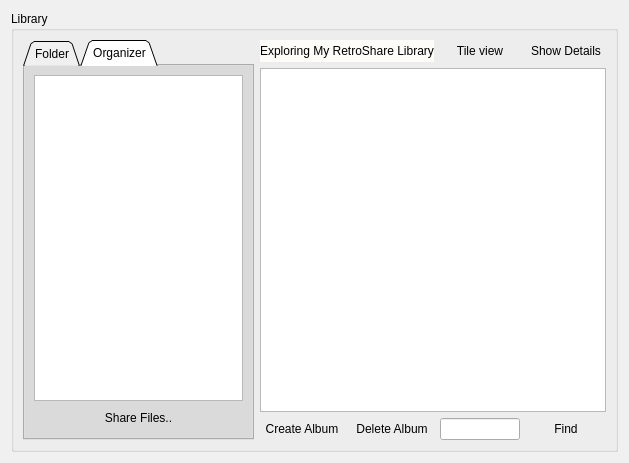
<ui version="4.0" >
 <class>LibraryDialog</class>
 <widget class="QWidget" name="LibraryDialog" >
  <property name="geometry" >
   <rect>
    <x>0</x>
    <y>0</y>
    <width>629</width>
    <height>463</height>
   </rect>
  </property>
  <property name="sizePolicy" >
   <sizepolicy vsizetype="Expanding" hsizetype="Expanding" >
    <horstretch>0</horstretch>
    <verstretch>0</verstretch>
   </sizepolicy>
  </property>
  <property name="palette" >
   <palette>
    <active>
     <colorrole role="WindowText" >
      <brush brushstyle="SolidPattern" >
       <color alpha="255" >
        <red>0</red>
        <green>0</green>
        <blue>0</blue>
       </color>
      </brush>
     </colorrole>
     <colorrole role="Button" >
      <brush brushstyle="SolidPattern" >
       <color alpha="255" >
        <red>208</red>
        <green>208</green>
        <blue>208</blue>
       </color>
      </brush>
     </colorrole>
     <colorrole role="Light" >
      <brush brushstyle="SolidPattern" >
       <color alpha="255" >
        <red>255</red>
        <green>255</green>
        <blue>255</blue>
       </color>
      </brush>
     </colorrole>
     <colorrole role="Midlight" >
      <brush brushstyle="SolidPattern" >
       <color alpha="255" >
        <red>247</red>
        <green>247</green>
        <blue>247</blue>
       </color>
      </brush>
     </colorrole>
     <colorrole role="Dark" >
      <brush brushstyle="SolidPattern" >
       <color alpha="255" >
        <red>104</red>
        <green>104</green>
        <blue>104</blue>
       </color>
      </brush>
     </colorrole>
     <colorrole role="Mid" >
      <brush brushstyle="SolidPattern" >
       <color alpha="255" >
        <red>139</red>
        <green>139</green>
        <blue>139</blue>
       </color>
      </brush>
     </colorrole>
     <colorrole role="Text" >
      <brush brushstyle="SolidPattern" >
       <color alpha="255" >
        <red>0</red>
        <green>0</green>
        <blue>0</blue>
       </color>
      </brush>
     </colorrole>
     <colorrole role="BrightText" >
      <brush brushstyle="SolidPattern" >
       <color alpha="255" >
        <red>255</red>
        <green>255</green>
        <blue>255</blue>
       </color>
      </brush>
     </colorrole>
     <colorrole role="ButtonText" >
      <brush brushstyle="SolidPattern" >
       <color alpha="255" >
        <red>0</red>
        <green>0</green>
        <blue>0</blue>
       </color>
      </brush>
     </colorrole>
     <colorrole role="Base" >
      <brush brushstyle="SolidPattern" >
       <color alpha="255" >
        <red>255</red>
        <green>255</green>
        <blue>255</blue>
       </color>
      </brush>
     </colorrole>
     <colorrole role="Window" >
      <brush brushstyle="SolidPattern" >
       <color alpha="255" >
        <red>240</red>
        <green>240</green>
        <blue>240</blue>
       </color>
      </brush>
     </colorrole>
     <colorrole role="Shadow" >
      <brush brushstyle="SolidPattern" >
       <color alpha="255" >
        <red>0</red>
        <green>0</green>
        <blue>0</blue>
       </color>
      </brush>
     </colorrole>
     <colorrole role="Highlight" >
      <brush brushstyle="SolidPattern" >
       <color alpha="255" >
        <red>0</red>
        <green>0</green>
        <blue>128</blue>
       </color>
      </brush>
     </colorrole>
     <colorrole role="HighlightedText" >
      <brush brushstyle="SolidPattern" >
       <color alpha="255" >
        <red>255</red>
        <green>255</green>
        <blue>255</blue>
       </color>
      </brush>
     </colorrole>
     <colorrole role="Link" >
      <brush brushstyle="SolidPattern" >
       <color alpha="255" >
        <red>0</red>
        <green>0</green>
        <blue>255</blue>
       </color>
      </brush>
     </colorrole>
     <colorrole role="LinkVisited" >
      <brush brushstyle="SolidPattern" >
       <color alpha="255" >
        <red>255</red>
        <green>0</green>
        <blue>255</blue>
       </color>
      </brush>
     </colorrole>
     <colorrole role="AlternateBase" >
      <brush brushstyle="SolidPattern" >
       <color alpha="255" >
        <red>231</red>
        <green>231</green>
        <blue>231</blue>
       </color>
      </brush>
     </colorrole>
    </active>
    <inactive>
     <colorrole role="WindowText" >
      <brush brushstyle="SolidPattern" >
       <color alpha="255" >
        <red>0</red>
        <green>0</green>
        <blue>0</blue>
       </color>
      </brush>
     </colorrole>
     <colorrole role="Button" >
      <brush brushstyle="SolidPattern" >
       <color alpha="255" >
        <red>208</red>
        <green>208</green>
        <blue>208</blue>
       </color>
      </brush>
     </colorrole>
     <colorrole role="Light" >
      <brush brushstyle="SolidPattern" >
       <color alpha="255" >
        <red>255</red>
        <green>255</green>
        <blue>255</blue>
       </color>
      </brush>
     </colorrole>
     <colorrole role="Midlight" >
      <brush brushstyle="SolidPattern" >
       <color alpha="255" >
        <red>247</red>
        <green>247</green>
        <blue>247</blue>
       </color>
      </brush>
     </colorrole>
     <colorrole role="Dark" >
      <brush brushstyle="SolidPattern" >
       <color alpha="255" >
        <red>104</red>
        <green>104</green>
        <blue>104</blue>
       </color>
      </brush>
     </colorrole>
     <colorrole role="Mid" >
      <brush brushstyle="SolidPattern" >
       <color alpha="255" >
        <red>139</red>
        <green>139</green>
        <blue>139</blue>
       </color>
      </brush>
     </colorrole>
     <colorrole role="Text" >
      <brush brushstyle="SolidPattern" >
       <color alpha="255" >
        <red>0</red>
        <green>0</green>
        <blue>0</blue>
       </color>
      </brush>
     </colorrole>
     <colorrole role="BrightText" >
      <brush brushstyle="SolidPattern" >
       <color alpha="255" >
        <red>255</red>
        <green>255</green>
        <blue>255</blue>
       </color>
      </brush>
     </colorrole>
     <colorrole role="ButtonText" >
      <brush brushstyle="SolidPattern" >
       <color alpha="255" >
        <red>0</red>
        <green>0</green>
        <blue>0</blue>
       </color>
      </brush>
     </colorrole>
     <colorrole role="Base" >
      <brush brushstyle="SolidPattern" >
       <color alpha="255" >
        <red>255</red>
        <green>255</green>
        <blue>255</blue>
       </color>
      </brush>
     </colorrole>
     <colorrole role="Window" >
      <brush brushstyle="SolidPattern" >
       <color alpha="255" >
        <red>240</red>
        <green>240</green>
        <blue>240</blue>
       </color>
      </brush>
     </colorrole>
     <colorrole role="Shadow" >
      <brush brushstyle="SolidPattern" >
       <color alpha="255" >
        <red>0</red>
        <green>0</green>
        <blue>0</blue>
       </color>
      </brush>
     </colorrole>
     <colorrole role="Highlight" >
      <brush brushstyle="SolidPattern" >
       <color alpha="255" >
        <red>192</red>
        <green>192</green>
        <blue>192</blue>
       </color>
      </brush>
     </colorrole>
     <colorrole role="HighlightedText" >
      <brush brushstyle="SolidPattern" >
       <color alpha="255" >
        <red>0</red>
        <green>0</green>
        <blue>0</blue>
       </color>
      </brush>
     </colorrole>
     <colorrole role="Link" >
      <brush brushstyle="SolidPattern" >
       <color alpha="255" >
        <red>0</red>
        <green>0</green>
        <blue>255</blue>
       </color>
      </brush>
     </colorrole>
     <colorrole role="LinkVisited" >
      <brush brushstyle="SolidPattern" >
       <color alpha="255" >
        <red>255</red>
        <green>0</green>
        <blue>255</blue>
       </color>
      </brush>
     </colorrole>
     <colorrole role="AlternateBase" >
      <brush brushstyle="SolidPattern" >
       <color alpha="255" >
        <red>231</red>
        <green>231</green>
        <blue>231</blue>
       </color>
      </brush>
     </colorrole>
    </inactive>
    <disabled>
     <colorrole role="WindowText" >
      <brush brushstyle="SolidPattern" >
       <color alpha="255" >
        <red>104</red>
        <green>104</green>
        <blue>104</blue>
       </color>
      </brush>
     </colorrole>
     <colorrole role="Button" >
      <brush brushstyle="SolidPattern" >
       <color alpha="255" >
        <red>208</red>
        <green>208</green>
        <blue>208</blue>
       </color>
      </brush>
     </colorrole>
     <colorrole role="Light" >
      <brush brushstyle="SolidPattern" >
       <color alpha="255" >
        <red>255</red>
        <green>255</green>
        <blue>255</blue>
       </color>
      </brush>
     </colorrole>
     <colorrole role="Midlight" >
      <brush brushstyle="SolidPattern" >
       <color alpha="255" >
        <red>247</red>
        <green>247</green>
        <blue>247</blue>
       </color>
      </brush>
     </colorrole>
     <colorrole role="Dark" >
      <brush brushstyle="SolidPattern" >
       <color alpha="255" >
        <red>104</red>
        <green>104</green>
        <blue>104</blue>
       </color>
      </brush>
     </colorrole>
     <colorrole role="Mid" >
      <brush brushstyle="SolidPattern" >
       <color alpha="255" >
        <red>139</red>
        <green>139</green>
        <blue>139</blue>
       </color>
      </brush>
     </colorrole>
     <colorrole role="Text" >
      <brush brushstyle="SolidPattern" >
       <color alpha="255" >
        <red>104</red>
        <green>104</green>
        <blue>104</blue>
       </color>
      </brush>
     </colorrole>
     <colorrole role="BrightText" >
      <brush brushstyle="SolidPattern" >
       <color alpha="255" >
        <red>255</red>
        <green>255</green>
        <blue>255</blue>
       </color>
      </brush>
     </colorrole>
     <colorrole role="ButtonText" >
      <brush brushstyle="SolidPattern" >
       <color alpha="255" >
        <red>104</red>
        <green>104</green>
        <blue>104</blue>
       </color>
      </brush>
     </colorrole>
     <colorrole role="Base" >
      <brush brushstyle="SolidPattern" >
       <color alpha="255" >
        <red>240</red>
        <green>240</green>
        <blue>240</blue>
       </color>
      </brush>
     </colorrole>
     <colorrole role="Window" >
      <brush brushstyle="SolidPattern" >
       <color alpha="255" >
        <red>240</red>
        <green>240</green>
        <blue>240</blue>
       </color>
      </brush>
     </colorrole>
     <colorrole role="Shadow" >
      <brush brushstyle="SolidPattern" >
       <color alpha="255" >
        <red>0</red>
        <green>0</green>
        <blue>0</blue>
       </color>
      </brush>
     </colorrole>
     <colorrole role="Highlight" >
      <brush brushstyle="SolidPattern" >
       <color alpha="255" >
        <red>0</red>
        <green>0</green>
        <blue>128</blue>
       </color>
      </brush>
     </colorrole>
     <colorrole role="HighlightedText" >
      <brush brushstyle="SolidPattern" >
       <color alpha="255" >
        <red>255</red>
        <green>255</green>
        <blue>255</blue>
       </color>
      </brush>
     </colorrole>
     <colorrole role="Link" >
      <brush brushstyle="SolidPattern" >
       <color alpha="255" >
        <red>0</red>
        <green>0</green>
        <blue>255</blue>
       </color>
      </brush>
     </colorrole>
     <colorrole role="LinkVisited" >
      <brush brushstyle="SolidPattern" >
       <color alpha="255" >
        <red>255</red>
        <green>0</green>
        <blue>255</blue>
       </color>
      </brush>
     </colorrole>
     <colorrole role="AlternateBase" >
      <brush brushstyle="SolidPattern" >
       <color alpha="255" >
        <red>231</red>
        <green>231</green>
        <blue>231</blue>
       </color>
      </brush>
     </colorrole>
    </disabled>
   </palette>
  </property>
  <property name="contextMenuPolicy" >
   <enum>Qt::NoContextMenu</enum>
  </property>
  <layout class="QGridLayout" name="gridLayout" >
   <item row="0" column="0" >
    <widget class="QGroupBox" name="groupBox_5" >
     <property name="title" >
      <string>Library</string>
     </property>
     <layout class="QGridLayout" name="gridLayout_8" >
      <item row="0" column="1" colspan="2" >
       <widget class="QLabel" name="label_3" >
        <property name="styleSheet" >
         <string notr="true" >background-color: rgb(253, 252, 248);</string>
        </property>
        <property name="text" >
         <string>Exploring My RetroShare Library</string>
        </property>
       </widget>
      </item>
      <item row="0" column="3" >
       <widget class="QPushButton" name="tileView_btn_library" >
        <property name="text" >
         <string>Tile view</string>
        </property>
        <property name="flat" >
         <bool>true</bool>
        </property>
       </widget>
      </item>
      <item row="0" column="4" >
       <widget class="QPushButton" name="showDetails_btn_library" >
        <property name="text" >
         <string>Show Details</string>
        </property>
        <property name="flat" >
         <bool>true</bool>
        </property>
       </widget>
      </item>
      <item row="1" column="1" colspan="4" >
       <widget class="QListView" name="organizerListView" >
        <property name="movement" >
         <enum>QListView::Free</enum>
        </property>
        <property name="viewMode" >
         <enum>QListView::IconMode</enum>
        </property>
        <property name="selectionRectVisible" >
         <bool>false</bool>
        </property>
       </widget>
      </item>
      <item row="2" column="1" >
       <widget class="QPushButton" name="createAlbum_btn_library" >
        <property name="styleSheet" >
         <string notr="true" />
        </property>
        <property name="text" >
         <string>Create Album</string>
        </property>
        <property name="flat" >
         <bool>true</bool>
        </property>
       </widget>
      </item>
      <item row="2" column="2" >
       <widget class="QPushButton" name="deleteAlbum_btn_library" >
        <property name="styleSheet" >
         <string notr="true" />
        </property>
        <property name="text" >
         <string>Delete Album</string>
        </property>
        <property name="flat" >
         <bool>true</bool>
        </property>
       </widget>
      </item>
      <item row="2" column="3" >
       <widget class="QLineEdit" name="findEditmain" />
      </item>
      <item row="2" column="4" >
       <widget class="QPushButton" name="find_btn_library" >
        <property name="styleSheet" >
         <string notr="true" >pushButton_41:hover{ color : white;}</string>
        </property>
        <property name="text" >
         <string>Find</string>
        </property>
        <property name="flat" >
         <bool>true</bool>
        </property>
       </widget>
      </item>
      <item rowspan="3" row="0" column="0" >
       <widget class="QTabWidget" name="tabWidget_2" >
        <property name="tabShape" >
         <enum>QTabWidget::Triangular</enum>
        </property>
        <property name="currentIndex" >
         <number>1</number>
        </property>
        <widget class="QWidget" name="tab_13" >
         <property name="geometry" >
          <rect>
           <x>0</x>
           <y>0</y>
           <width>226</width>
           <height>345</height>
          </rect>
         </property>
         <attribute name="title" >
          <string>Folder</string>
         </attribute>
         <layout class="QFormLayout" name="formLayout" >
          <item row="0" column="0" >
           <widget class="QComboBox" name="comboBox" >
            <property name="styleSheet" >
             <string notr="true" >border-color: qlineargradient(spread:pad, x1:0, y1:0, x2:1, y2:0, stop:0 rgba(0, 0, 0, 255), stop:1 rgba(255, 255, 255, 255));</string>
            </property>
            <item>
             <property name="text" >
              <string>All File Types</string>
             </property>
            </item>
            <item>
             <property name="text" >
              <string>Application</string>
             </property>
            </item>
            <item>
             <property name="text" >
              <string>Archive</string>
             </property>
            </item>
           </widget>
          </item>
         </layout>
        </widget>
        <widget class="QWidget" name="tab_14" >
         <property name="geometry" >
          <rect>
           <x>0</x>
           <y>0</y>
           <width>238</width>
           <height>390</height>
          </rect>
         </property>
         <attribute name="title" >
          <string>Organizer</string>
         </attribute>
         <layout class="QGridLayout" name="gridLayout_25" >
          <item row="0" column="0" >
           <widget class="QTreeView" name="organizertreeView" >
            <property name="font" >
             <font>
              <family>Utopia</family>
              <pointsize>8</pointsize>
             </font>
            </property>
           </widget>
          </item>
          <item row="1" column="0" >
           <widget class="QPushButton" name="shareFiles_btn" >
            <property name="styleSheet" >
             <string notr="true" >border-color: rgb(0, 0, 0);</string>
            </property>
            <property name="text" >
             <string>Share Files..</string>
            </property>
            <property name="flat" >
             <bool>true</bool>
            </property>
           </widget>
          </item>
         </layout>
        </widget>
       </widget>
      </item>
     </layout>
    </widget>
   </item>
  </layout>
 </widget>
 <resources>
  <include location="images.qrc" />
 </resources>
 <connections/>
</ui>
